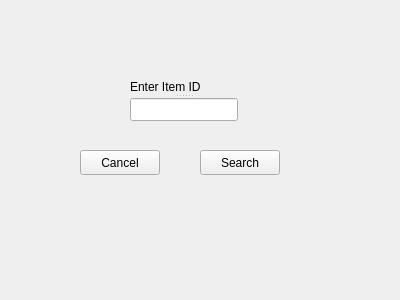
<?xml version="1.0" encoding="UTF-8"?>
<ui version="4.0">
 <class>searchInventory</class>
 <widget class="QWidget" name="searchInventory">
  <property name="geometry">
   <rect>
    <x>0</x>
    <y>0</y>
    <width>400</width>
    <height>300</height>
   </rect>
  </property>
  <property name="windowTitle">
   <string>Form</string>
  </property>
  <widget class="QPushButton" name="pushButton_2">
   <property name="geometry">
    <rect>
     <x>80</x>
     <y>150</y>
     <width>80</width>
     <height>25</height>
    </rect>
   </property>
   <property name="text">
    <string>Cancel</string>
   </property>
  </widget>
  <widget class="QPushButton" name="pushButton">
   <property name="geometry">
    <rect>
     <x>200</x>
     <y>150</y>
     <width>80</width>
     <height>25</height>
    </rect>
   </property>
   <property name="text">
    <string>Search</string>
   </property>
  </widget>
  <widget class="QSplitter" name="splitter_2">
   <property name="geometry">
    <rect>
     <x>130</x>
     <y>80</y>
     <width>108</width>
     <height>41</height>
    </rect>
   </property>
   <property name="orientation">
    <enum>Qt::Vertical</enum>
   </property>
   <widget class="QLabel" name="label">
    <property name="text">
     <string>Enter Item ID</string>
    </property>
   </widget>
   <widget class="QLineEdit" name="lineEdit"/>
  </widget>
  <zorder>label</zorder>
  <zorder>pushButton</zorder>
  <zorder>pushButton_2</zorder>
  <zorder>lineEdit</zorder>
  <zorder>label_3</zorder>
  <zorder>lineEdit_2</zorder>
  <zorder>pushButton</zorder>
 </widget>
 <resources/>
 <connections/>
</ui>
